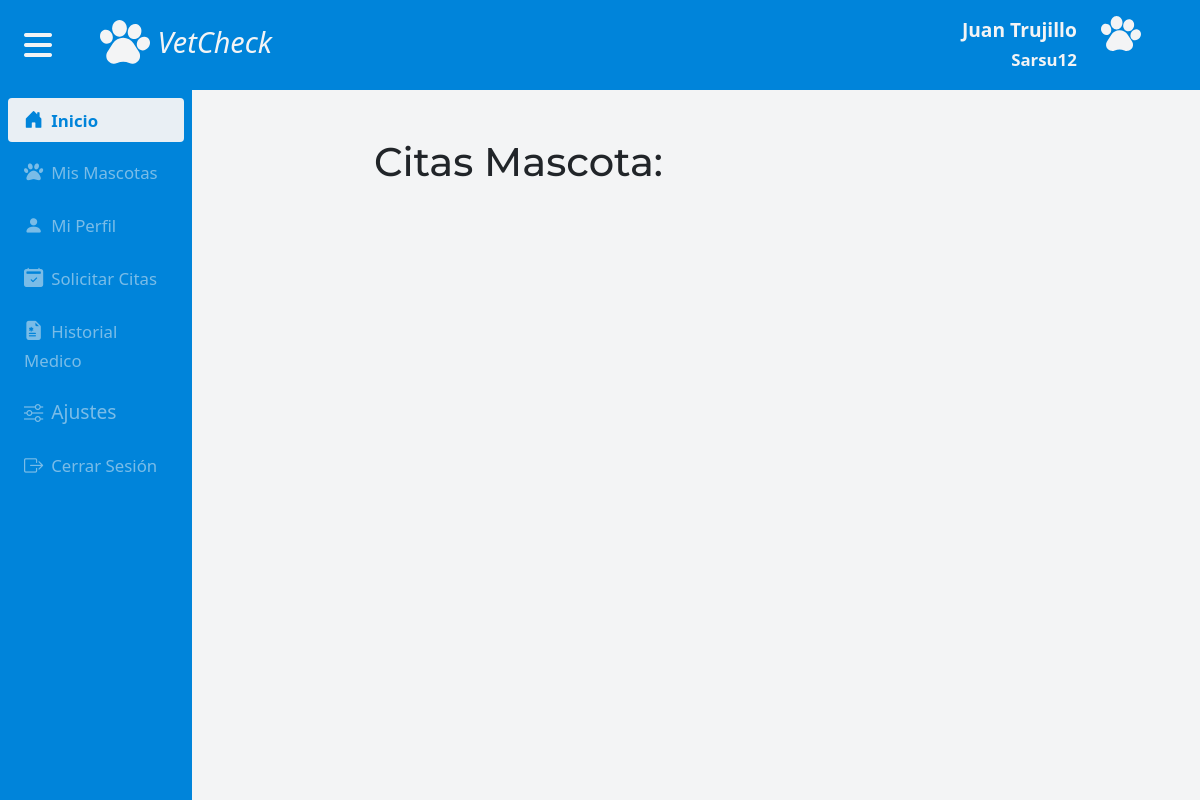
Screenshot of /lista-citas/ (signed in) with the database file from the repository.
### users/models.py (models this page shows, shortened)
class User(AbstractUser):
    groups = models.ForeignKey(Group, on_delete= models.CASCADE, default = 1)

class PerfilCliente (models.Model):
    usuario = models.OneToOneField(User, on_delete=models.CASCADE)
    nombres = models.CharField(verbose_name= "Nombres", max_length= 40)
    apellidos = models.CharField(verbose_name="Apellidos", max_length= 75)
    phone_regex = RegexValidator(regex='^(3)([0-9]){9}$', message = "Por favor escribe el numero en el formato aceptado sin codigo de area ej: 3123456789")
    phone = models.CharField(validators=[phone_regex], max_length=10, verbose_name="Telefono")
    direccion = models.CharField(verbose_name= "Direccion", max_length = 60)
    slug = models.SlugField(null=True, blank = True)
    class Ciudades(models.IntegerChoices):
     BOGOTA=   1, 'Bogota'
     MEDELLIN =   2, 'Medellin'
     CALI =    3, 'Cali'
     BARRANQUILLA =   4, 'Barranquilla'
     CARTAGENA =    5, 'Cartagena'
     CUCUTA =    6, 'Cucuta'
     BUCARAMANGA =    7, 'Bucaramanga'
     VILLAVICENCIO =   8, 'Villavicencio'
     IBAGUE =    9, 'Ibague'
     SANTAMARTA =    10, 'Santa Marta'
     MANIZALES=    11, 'Manizales'
     PEREIRA=    12, 'Pereira'
     NEIVA=    13, 'Neiva'
     PASTO=    14, 'Pasto'
     ARMENIA=    15, 'Armenia'
    ciudad = models.IntegerField(choices = Ciudades.choices , default = Ciudades.BOGOTA)

### vetmain/views.py (the view)
# urls.py: path('lista-citas/', ListaCitas.as_view(), name = 'lista-citas'),
class ListaCitas(LoginRequiredMixin, generic.ListView):
    model = Cita
    template_name = "lista-citas.html"
    def get_queryset(self):
        queryset = Cita.objects.filter(Q(paciente__isnull = True ) & Q(fecha__gte = datetime.now()))
        return queryset
    def get(self, request, *args, **kwargs):
        if self.request.user.groups.name == "Cliente":
            return super().get(request, *args, **kwargs)
        else:
            return(redirect('home'))

### vetmain/templates/lista-citas.html (shortened to what this page needs)
{% extends 'base.html' %}
{% load static %}
{% load crispy_forms_tags %}
{% block css %}
<link rel="stylesheet" href="{% static 'css/vetmain.css' %}">
<link rel="stylesheet" href="https://cdn.jsdelivr.net/npm/fullcalendar@5.9.0/main.min.css">
<link rel="stylesheet" href="https://cdn.jsdelivr.net/npm/fullcalendar@5.9.0/main.css">
{% endblock %}
{% block content %}
<section class="home-main">
{% include 'navmain.html' %}
{% if request.user.perfilcliente %}
{% load static %}
<section class="content-main row d-flex justify-content-center">
    {% include 'menu-izquierda.html' %}
    <div class="col-lg-10 col-sm-12 contenidoInner row d-flex justify-content-center px-0">
       <div class="col-md-8 py-5">
        <h1>Citas Mascota:</h1>
        </div>
        <div id="calendar">
        </div>
    </div>
</section>
{% endif %}
{% endblock %}

### vetmain/templates/navmain.html (shortened to what this page needs)
{% load static %}
<section class="navcliente">
    <nav class="navbar navbar-expand-lg px-3">
        <div class="container-fluid px-2">
          <a class="me-5 span-sidebar" id="icox" aria-current="page" href="#"><i class="fa fa-bars" id="bars"></i></a>
          <a class="navbar-brand" href="{% url 'home-cliente' %}"><img class="img-fluid img-nav" src="{% static 'img/pawprint.svg'%}" onmouseover="this.src='{% static  'img/logocel.png' %}'" onmouseout="this.src='{% static  'img/pawprint.svg' %}'"> VetCheck</a>
          <div class="collapse navbar-collapse" id="navbarSupportedContent">
            <ul class="navbar-nav ms-auto mb-2 mb-lg-0">
              <li class="nav-item"><a class="nav-link nav-linkPC active" aria-current="page" href="#">
                <div class="row">
                  <div class="col-8 text-end">
                    <strong >{{request.user.perfilcliente.nombres}} {{request.user.perfilcliente.apellidos}}</strong>
                    <small class="font-weight-light">{{request.user.username}}</small>
                  </div>
                  <div class="col-4">
                  <img href="#" src="{% static 'img/pawprint.svg'%}" style="max-width: 40px;">
                  </div>
                </div>
              </a></li>
            </ul>
          </div>
        </div>
      </nav>
</section>

### VetCheck/static/css/base.css (style rules this page uses)
body { font-size:16px; margin: 0; height: 100%; overflow-x: hidden; }
h1,h2,h3 { font-family: 'Montserrat', sans-serif!important; }
html { margin: 0; height: 100%; }

### VetCheck/static/css/vetmain.css (style rules this page uses)
.home-main { height: 100%!important; width: 100%; overflow-x: hidden; overflow-y: hidden; }
.contenidoInner { -webkit-transition: all 0.3s ease; transition: all 0.3s ease; }
.navcliente .navbar { background-color: #0084da!important; }
.navcliente .navbar-brand { color:#f3f4f5; font-weight:lighter; font-style: italic; font-size: 1.8rem; }
.navcliente .navbar .nav-link { color: #f3f4f5 !important; font-size: 1.2rem; opacity: 0.5; }
.navcliente .navbar .active { opacity: 1!important; color: #f3f4f5 !important; font-weight: bold; }
.navcliente .navbar-brand img { max-width:50px; }
.content-main { height: 100%; }
.navcliente .span-sidebar { font-size: 2rem!important; color:#f3f4f5; }
.content-main .contenidoInner { overflow-y: auto; height: 100%; position: relative; }

### rows the page displays
User: user.perfilcliente.nombres "Juan", user.perfilcliente.apellidos "Trujillo", user.username "Sarsu12"
